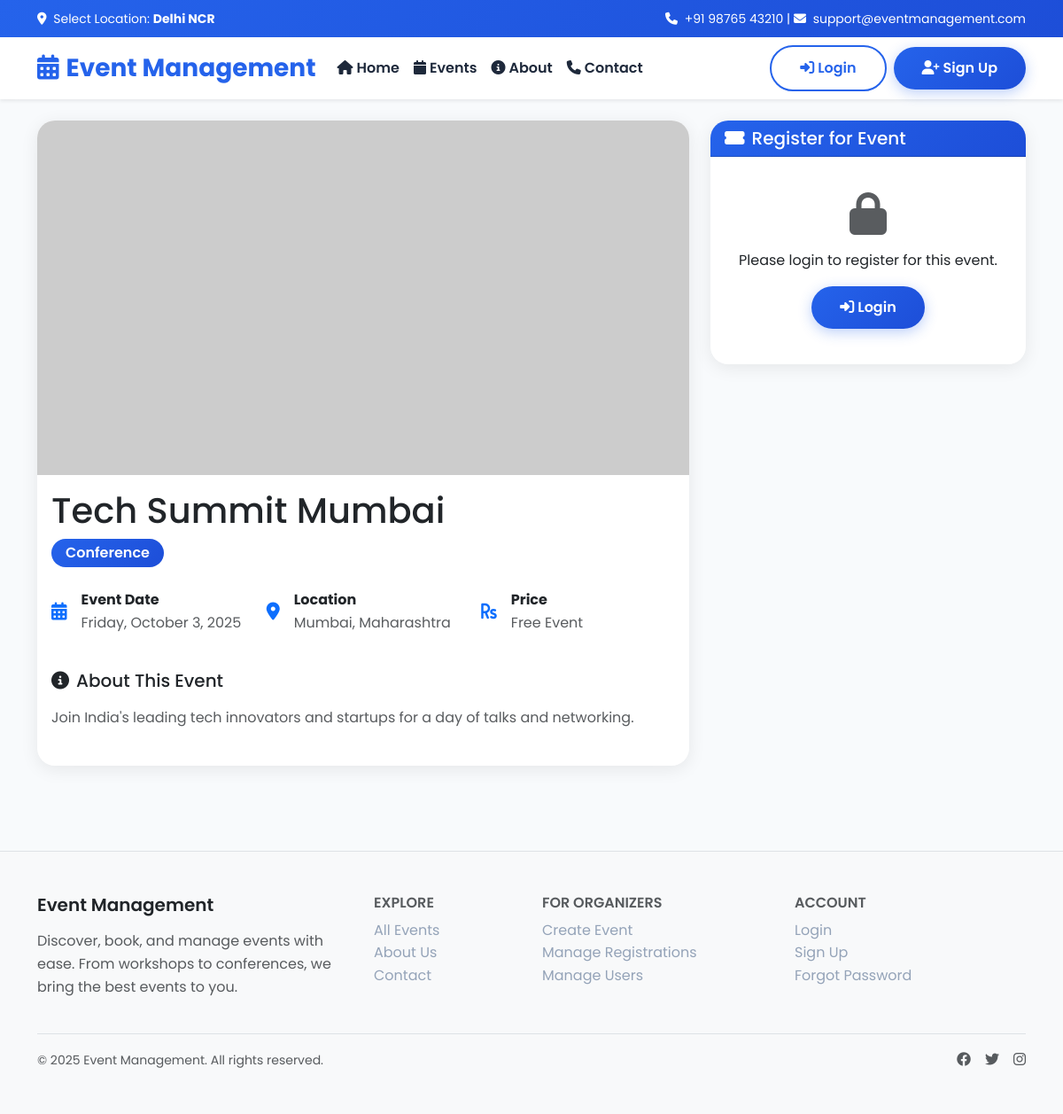
The page /pages/event.php?id=1 on the database its author committed.
### tables this page shows
CREATE TABLE IF NOT EXISTS events (
	id INT AUTO_INCREMENT PRIMARY KEY,
	title VARCHAR(150) NOT NULL,
	description TEXT NOT NULL,
	date DATE NOT NULL,
	location VARCHAR(200) NOT NULL,
	image VARCHAR(255) DEFAULT NULL,
	category VARCHAR(100) DEFAULT NULL,
	created_at TIMESTAMP DEFAULT CURRENT_TIMESTAMP,
	INDEX idx_date (date),
	INDEX idx_category (category)
);

### includes/config.php (called while the page is built, shortened)
<?php
function isLoggedIn(): bool {
	return isset($_SESSION['user']);
}

### pages/event.php (the view, shortened to what this page needs)
<?php
require_once __DIR__ . '/../includes/db.php';
require_once __DIR__ . '/../partials/header.php';
$eventId = (int)($_GET['id'] ?? 0);
$stmt = $pdo->prepare('SELECT * FROM events WHERE id = ? LIMIT 1');
$stmt->execute([$eventId]);
$event = $stmt->fetch();
?>
<div class="row" data-aos="fade-up">
	<div class="col-lg-8">
		<div class="card mb-4">
			<?php if (!empty($event['image'])): ?>
				<img src="<?php echo BASE_URL . 'uploads/' . htmlspecialchars($event['image'], ENT_QUOTES); ?>"
					 class="card-img-top" alt="Event image" style="height:400px;object-fit:cover;">
			<?php else: ?>
				<img src="https://picsum.photos/seed/event<?php echo $event['id']; ?>/1000/400"
					 class="card-img-top" alt="Event image" style="height:400px;object-fit:cover;">
			<?php endif; ?>
			<div class="card-body">
				<div class="d-flex justify-content-between align-items-start mb-3">
					<div>
						<h1 class="card-title mb-2"><?php echo htmlspecialchars($event['title'], ENT_QUOTES); ?></h1>
						<?php if (!empty($event['category'])): ?>
							<span class="badge bg-primary fs-6 mb-2"><?php echo htmlspecialchars($event['category'], ENT_QUOTES); ?></span>
						<?php endif; ?>
					</div>
				</div>
				<div class="row mb-4">
					<div class="col-md-4">
						<div class="d-flex align-items-center mb-3">
							<i class="fas fa-calendar-alt text-primary me-3 fs-5"></i>
							<div>
								<div class="fw-bold">Event Date</div>
								<div class="text-muted"><?php echo date('l, F j, Y', strtotime($event['date'])); ?></div>
							</div>
						</div>
					</div>
					<div class="col-md-4">
						<div class="d-flex align-items-center mb-3">
							<i class="fas fa-map-marker-alt text-primary me-3 fs-5"></i>
							<div>
								<div class="fw-bold">Location</div>
								<div class="text-muted"><?php echo htmlspecialchars($event['location'], ENT_QUOTES); ?></div>
							</div>
						</div>
					</div>
					<div class="col-md-4">
						<div class="d-flex align-items-center mb-3">
							<i class="fas fa-rupee-sign text-primary me-3 fs-5"></i>
							<div>
								<div class="fw-bold">Price</div>
								<div class="text-muted">
									<?php if (!empty($event['amount']) && $event['amount'] > 0): ?>
										₹<?php echo number_format($event['amount'], 2); ?>
									<?php else: ?>
										Free Event
									<?php endif; ?>
								</div>
							</div>
						</div>
					</div>
				</div>
				<div class="mb-4">
					<h5 class="mb-3"><i class="fas fa-info-circle me-2"></i>About This Event</h5>
					<div class="text-muted" style="line-height: 1.8;">
						<?php echo nl2br(htmlspecialchars($event['description'], ENT_QUOTES)); ?>
					</div>
				</div>
			</div>
		</div>
	</div>
	<div class="col-lg-4">
		<div class="card sticky-top" style="top: 2rem;" data-aos="fade-up" data-aos-delay="200">
			<div class="card-header bg-primary text-white">
				<h5 class="mb-0"><i class="fas fa-ticket-alt me-2"></i>Register for Event</h5>
			</div>
			<div class="card-body">
				<?php if (!isLoggedIn()): ?>
					<div class="text-center py-4">
						<i class="fas fa-lock fa-3x text-muted mb-3"></i>
						<p class="mb-3">Please login to register for this event.</p>
						<a href="<?php echo BASE_URL; ?>auth/login.php" class="btn btn-primary">
							<i class="fas fa-sign-in-alt me-1"></i>Login
						</a>
					</div>
				<?php endif; ?>
			</div>
		</div>
	</div>
</div>
<?php require_once __DIR__ . '/../partials/footer.php'; ?>

### assets/css/styles.css (style rules this page uses)
:root { --primary-color: #2563eb; --primary-dark: #1d4ed8; --secondary-color: #64748b; --accent-color: #f59e0b; --success-color: #10b981; --danger-color: #ef4444; --warning-color: #f59e0b; --light-bg: #f8fafc; --dark-text: #1e293b; --border-color: #e2e8f0; }
body { background-color: var(--light-bg); font-family: 'Poppins', -apple-system, BlinkMacSystemFont, 'Segoe UI', Roboto, sans-serif; color: var(--dark-text); line-height: 1.6; }
.bg-primary { background: linear-gradient(135deg, var(--primary-color), var(--primary-dark)) !important; }
.card { border: none; border-radius: 20px; box-shadow: 0 4px 20px rgba(0,0,0,0.08); transition: all 0.3s ease; overflow: hidden; background: white; }
.badge { font-weight: 600; padding: 0.5rem 1rem; border-radius: 50px; font-size: 0.8rem; }
.badge.bg-primary { background: linear-gradient(135deg, var(--primary-color), var(--primary-dark)) !important; }
.btn { border-radius: 50px; font-weight: 600; padding: 0.75rem 2rem; transition: all 0.3s ease; border: none; }
.btn-primary { background: linear-gradient(135deg, var(--primary-color), var(--primary-dark)); box-shadow: 0 4px 15px rgba(37, 99, 235, 0.3); }

### rows shown on the page
events: title "Tech Summit Mumbai", category "Conference", date "Friday, October 3, 2025", location "Mumbai, Maharashtra", description "Join India's leading tech innovators and startups for a day of talks and networking."

### other values the page prints
APP_NAME "Event Management"
